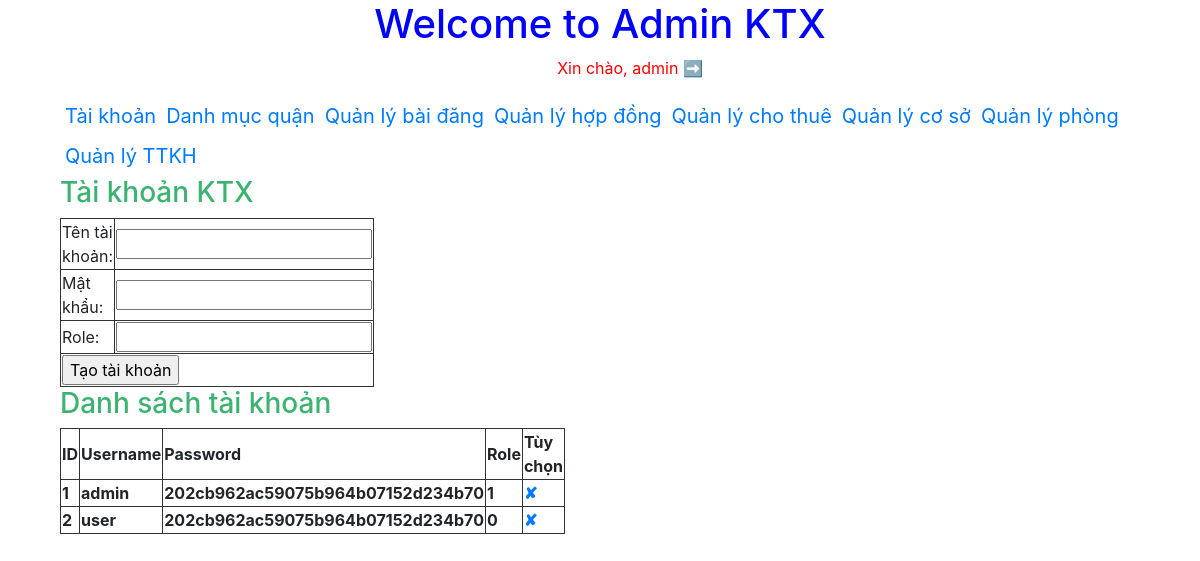
The app's page /admin/index.php?action=taikhoan&query=them (signed in) with its own data.
### tables this page shows
CREATE TABLE `tb_taikhoan` (
  `id_tk` int(11) NOT NULL,
  `username` varchar(100) NOT NULL,
  `password` varchar(100) NOT NULL,
  `role` int(10) NOT NULL
);

### admin/pageadmin/taikhoan/lietke.php (the view)
<?php
     $sql_lietke_taikhoan = " SELECT * FROM tb_taikhoan ORDER BY id_tk ASC";
     $query_lietke_taikhoan = mysqli_query($mysqli, $sql_lietke_taikhoan);
?>
<h3 style="color:mediumseagreen" >Danh sách tài khoản</h3>
<table border="1px" width=30% style="border-collapse:collapse; border:5px #333333;">
    <tr>
        <th>ID</th>
        <th>Username</th>
        <th>Password</th>
        <th>Role</th>
        <th> Tùy chọn </th>
    </tr>
    <?php
       $i = 0;
       while($row = mysqli_fetch_array($query_lietke_taikhoan)){
       $i++;
    ?>
         <tr>
              <th> <?php echo $i ?> </th>
              <th> <?php echo $row['username'] ?> </th>
              <th> <?php echo $row['password'] ?> </th>
              <th> <?php echo $row['role'] ?> </th>
              <th> <a style="text-decoration: none" href="pageadmin/taikhoan/xuly.php?idtk=<?php echo $row['id_tk'] ?>"> &#10008; </a> </th>
         </tr>
    <?php
    }
    ?>
</table>

### records on screen
tb_taikhoan: username "admin", password "202cb962ac59075b964b07152d234b70", role "1"
tb_taikhoan: username "user", password "202cb962ac59075b964b07152d234b70", role "0"

### other values on screen
$_SESSION['login'] "admin"
